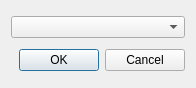
<?xml version="1.0" encoding="UTF-8"?>
<ui version="4.0">
 <class>Dialog</class>
 <widget class="QDialog" name="Dialog">
  <property name="geometry">
   <rect>
    <x>0</x>
    <y>0</y>
    <width>196</width>
    <height>88</height>
   </rect>
  </property>
  <property name="windowTitle">
   <string>Dialog</string>
  </property>
  <layout class="QVBoxLayout" name="verticalLayout_3">
   <item>
    <layout class="QVBoxLayout" name="verticalLayout_2">
     <item>
      <widget class="QComboBox" name="searchBox"/>
     </item>
    </layout>
   </item>
   <item>
    <layout class="QVBoxLayout" name="verticalLayout">
     <item>
      <widget class="QDialogButtonBox" name="okBtn">
       <property name="orientation">
        <enum>Qt::Horizontal</enum>
       </property>
       <property name="standardButtons">
        <set>QDialogButtonBox::Cancel|QDialogButtonBox::Ok</set>
       </property>
      </widget>
     </item>
    </layout>
   </item>
  </layout>
 </widget>
 <resources/>
 <connections>
  <connection>
   <sender>okBtn</sender>
   <signal>accepted()</signal>
   <receiver>Dialog</receiver>
   <slot>accept()</slot>
   <hints>
    <hint type="sourcelabel">
     <x>248</x>
     <y>254</y>
    </hint>
    <hint type="destinationlabel">
     <x>157</x>
     <y>274</y>
    </hint>
   </hints>
  </connection>
  <connection>
   <sender>okBtn</sender>
   <signal>rejected()</signal>
   <receiver>Dialog</receiver>
   <slot>reject()</slot>
   <hints>
    <hint type="sourcelabel">
     <x>316</x>
     <y>260</y>
    </hint>
    <hint type="destinationlabel">
     <x>286</x>
     <y>274</y>
    </hint>
   </hints>
  </connection>
 </connections>
</ui>
